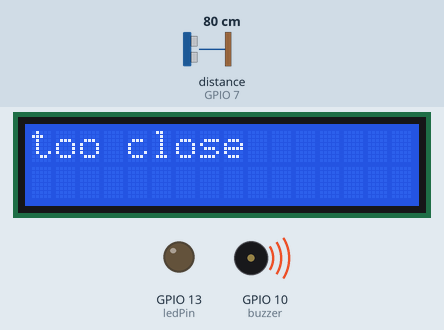
Bench run of a sketch on a simulated ESP32. On the bench: 16×2 character LCD, output pins drawn as LEDs (lit = HIGH), buzzer (waves = sounding, pin HIGH). Wiring (inferred from the names in the program): ultrasonic range finder: trigger GPIO 6; echo GPIO 7. Inputs (shaded band) come from the test bench; at power-on: distance to the obstacle (sensor on GPIO 7) 80 cm. The echo pulse lasts 58.3 µs per cm; pins used as bus, display or sensor lines are not drawn; what the sketch prints to the serial monitor is not drawn.

Above: at 2.2 s.
2.3 s: distance to the obstacle (sensor on GPIO 7) set to 95 cm
3.8 s: distance to the obstacle (sensor on GPIO 7) set to 103 cm
At 5.4 s:
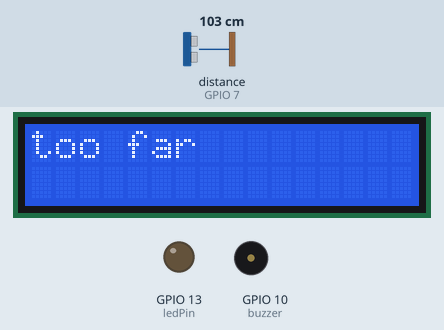
6.8 s: distance to the obstacle (sensor on GPIO 7) set to 2 cm
At 7.7 s:
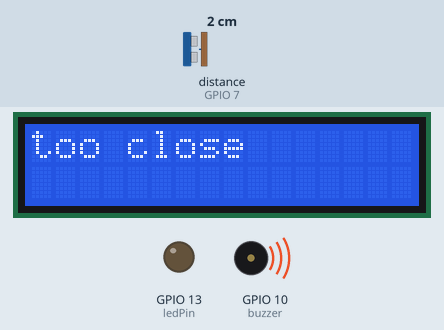
8.6 s: distance to the obstacle (sensor on GPIO 7) set to 120 cm
At 9.8 s:
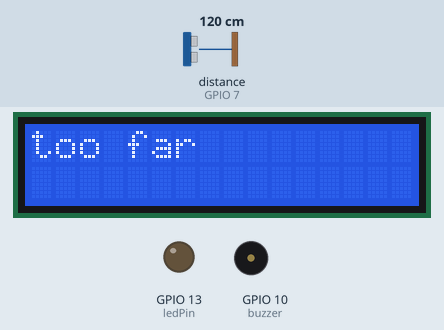
10.1 s: distance to the obstacle (sensor on GPIO 7) set to 35 cm
At 10.8 s:
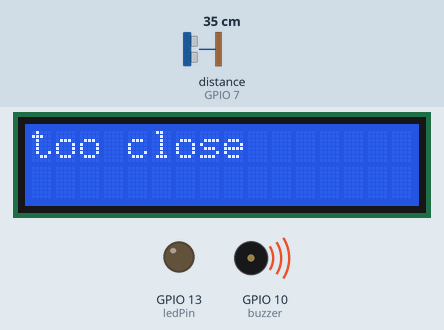
Timing chart, 0 to 13.1 s (numbered marks = the images above; inputs shaded):
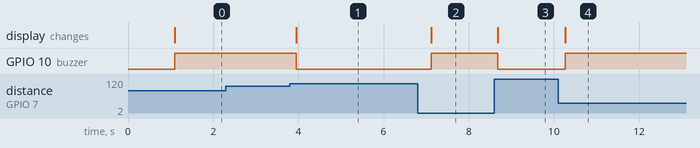

The sketch:

when_yah.ino
```cpp
#include <Wire.h>
#include <LiquidCrystal_I2C.h>

LiquidCrystal_I2C lcd(0x27, 16, 2);

const int ledPin = 13;
const int button1 = 12;
const int button2 = 11;
const int buzzer = 10;

const int trigPin = 6;
const int echoPin = 7;

long duration;
int distance;

void setup() {

  pinMode(ledPin, OUTPUT);

  pinMode(button1, INPUT_PULLUP);
  pinMode(button2, INPUT_PULLUP);

  pinMode(buzzer, OUTPUT);

  pinMode(trigPin, OUTPUT);
  pinMode(echoPin, INPUT);

  Serial.begin(9600);

  lcd.init();
  lcd.backlight();

  lcd.setCursor(0,0);
  lcd.print("System-Start");

  delay(1000);

  lcd.clear();
}

void loop() {

  // ===== HC-SR04 =====

  digitalWrite(trigPin, LOW);
  delayMicroseconds(2);

  digitalWrite(trigPin, HIGH);
  delayMicroseconds(10);

  digitalWrite(trigPin, LOW);

  duration = pulseIn(echoPin, HIGH, 30000);

  distance = duration * 0.034 / 2;

  // ===== SERIAL =====

  Serial.print("Distance: ");
  Serial.print(distance);
  Serial.println(" cm");

  // ===== LCD =====

  lcd.clear();

  lcd.setCursor(0,0);

  if(distance >= 100) {
    lcd.print("too far");
    digitalWrite(buzzer, LOW);
  } else {
    lcd.print("too close");
    digitalWrite(buzzer, HIGH);
  }

  // ===== BUTTONS =====

  // lcd.setCursor(0,1);

  // if(digitalRead(button1) == LOW &&
  //    digitalRead(button2) == LOW) {

  //   lcd.print("button push");

  //   digitalWrite(ledPin, HIGH);

  //   tone(buzzer, 1000);

  // } else {

  //   lcd.print("idle");

  //   digitalWrite(ledPin, LOW);

  //   noTone(buzzer);
  // }

  delay(300);
}
```

Measured:
- the behaviour switches between 100 and 101 cm on distance to the obstacle (sensor on GPIO 7) (found by bisection; images 0 and 1)
- after the input at 2.3 s, every drawn part: stays the same
- after the input at 3.8 s, GPIO 10 (buzzer): HIGH → LOW after 0.15 s; the display: changes after 0.15 s (image 1)
- after the input at 6.8 s, GPIO 10 (buzzer): LOW → HIGH after 0.32 s; the display: changes after 0.32 s (image 2)
- after the input at 8.6 s, GPIO 10 (buzzer): HIGH → LOW after 0.08 s; the display: changes after 0.08 s (image 3)
- after the input at 10.1 s, GPIO 10 (buzzer): LOW → HIGH after 0.17 s; the display: changes after 0.17 s (image 4)
